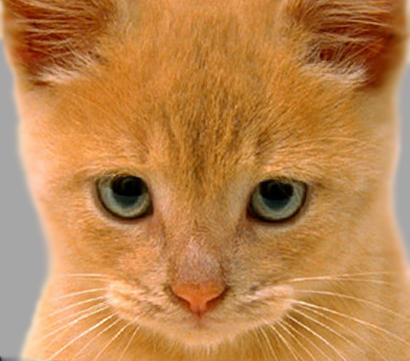
%> input picture data/cat.bmp, 410 x 361 px
$ octave assign01_test_filtering.m   (GNU Octave 9; MATLAB toolbox functions it lacks are replaced by stand-ins)
%> lines starting %> are read from the running program, lines starting %| are printed output that depends on the picture
### code/my_imfilter.m
function output = my_imfilter(image, filter)
% This function is intended to behave like the built in function imfilter()
% See 'help imfilter' or 'help conv2'. While terms like "filtering" and
% "convolution" might be used interchangeably, and they are indeed nearly
% the same thing, there is a difference:
% from 'help filter2'
%    2-D correlation is related to 2-D convolution by a 180 degree rotation
%    of the filter matrix.

% Your function should work for color images. Simply filter each color
% channel independently.

% Your function should work for filters of any width and height
% combination, as long as the width and height are odd (e.g. 1, 7, 9). This
% restriction makes it unambigious which pixel in the filter is the center
% pixel.

% Boundary handling can be tricky. The filter can't be centered on pixels
% at the image boundary without parts of the filter being out of bounds. If
% you look at 'help conv2' and 'help imfilter' you see that they have
% several options to deal with boundaries. You should simply recreate the
% default behavior of imfilter -- pad the input image with zeros, and
% return a filtered image which matches the input resolution. A better
% approach is to mirror the image content over the boundaries for padding.

% % Uncomment if you want to simply call imfilter so you can see the desired
% % behavior. When you write your actual solution, you can't use imfilter,
% % filter2, conv2, etc. Simply loop over all the pixels and do the actual
% % computation. It might be slow.

%output = imfilter(image, filter);

%%%%%%%%%%%%%%%%
% Your code here
%%%%%%%%%%%%%%%%

[image_height, image_width, num_channels] = size(image);
margin_h = (size(filter, 1) - 1) / 2;
margin_v = (size(filter, 2) - 1) / 2;
result = zeros(image_height, image_width, num_channels);

%Loop through each color channel
for channel = 1:num_channels
  % Padded array to handle missing information in image
  padded_image = padarray(image(:, :, channel), [margin_h margin_v]);
  % Calculate dot product of filter and sliding array from image
  % Transpose filter and convert each fw by fh block from the image into a column
  temp = filter(:)' * im2col(padded_image, size(filter), 'sliding');
  % Convert columns back into image and return the result
  result(:,:,channel) = col2im(temp, [1 1], [image_height image_width]);
end

output = result;

### code/assign01_test_filtering.m
% this script has test cases to help you test my_imfilter() which you will
% write. You should verify that you get reasonable output here before using
% your filtering to construct a hybrid image in assign01.m. The outputs are
% all saved and you can include them in your writeup. You can add calls to
% imfilter() if you want to check that my_imfilter() is doing something
% similar.
close all

%% Setup
test_image = im2single(imread('../data/cat.bmp'));
%test_image = imresize(test_image, 0.7, 'bilinear'); %resizing to speed up testing
figure(1)
imshow(test_image)

%% Identify filter
%This filter should do nothing regardless of the padding method you use.
identity_filter = [0 0 0; 0 1 0; 0 0 0];

identity_image  = my_imfilter(test_image, identity_filter);

figure(2); imshow(identity_image);
imwrite(identity_image, 'identity_image.jpg', 'quality', 95);

%% Small blur with a box filter
%This filter should remove some high frequencies
blur_filter = [1 1 1; 1 1 1; 1 1 1];
blur_filter = blur_filter / sum(sum(blur_filter)); %making the filter sum to 1

blur_image = my_imfilter(test_image, blur_filter);

figure(3); imshow(blur_image);
imwrite(blur_image, 'blur_image.jpg', 'quality', 95);

%% Large blur
%This blur would be slow to do directly, so we instead use the fact that
%Gaussian blurs are separable and blur sequentially in each direction.
large_1d_blur_filter = fspecial('Gaussian', [25 1], 10);

large_blur_image = my_imfilter(test_image, large_1d_blur_filter);
%> the loop in my_imfilter (call 3), `for channel = 1:num_channels` made 3 passes
%> pass 1, in my_imfilter (call 3), `padded_image = padarray(image(:, :, channel), [margin_h margin_v]);`:
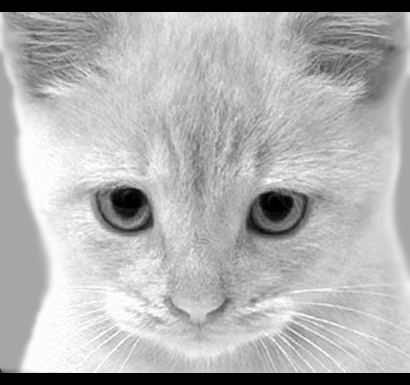
%> padded_image: size 385x410 single; min 0, max 1, mean 0.692
large_blur_image = my_imfilter(large_blur_image, large_1d_blur_filter'); %notice the ' operator which transposes the filter
%> the loop in my_imfilter (call 4), `for channel = 1:num_channels` made 3 passes
%> pass 1, in my_imfilter (call 4), `padded_image = padarray(image(:, :, channel), [margin_h margin_v]);`:
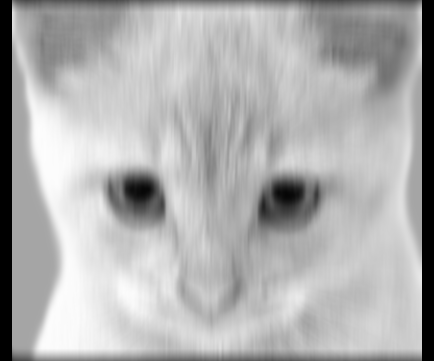
%> padded_image: size 361x434 double; min 0, max 0.993, mean 0.687
%> after the loop in my_imfilter (call 4), `for channel = 1:num_channels`:
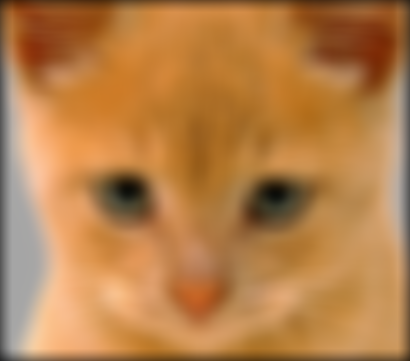
%> result: size 361x410x3 double; mean R, G, B 0.718, 0.503, 0.29

figure(4); imshow(large_blur_image);
imwrite(large_blur_image, 'large_blur_image.jpg', 'quality', 95);

% %If you want to see how slow this would be to do naively, try out this
% %equivalent operation:
% tic %tic and toc run a timer and then print the elapsted time
% large_blur_filter = fspecial('Gaussian', [25 25], 10);
% large_blur_image = my_imfilter(test_image, large_blur_filter);
% toc

%% Oriented filter (Sobel Operator)
sobel_filter = [-1 0 1; -2 0 2; -1 0 1]; %should respond to horizontal gradients

sobel_image = my_imfilter(test_image, sobel_filter);

%0.5 added because the output image is centered around zero otherwise and mostly black
figure(5); imshow(sobel_image + 0.5);
%> after `imshow(sobel_image + 0.5)`:
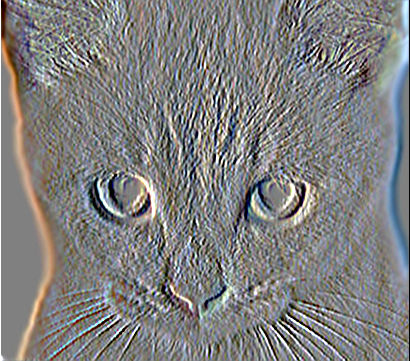
%> displayed picture: size 361x410x3, on the screen's scale of 0 to 255; mean R, G, B 127.9, 127.6, 127.2
imwrite(sobel_image + 0.5, 'sobel_image.jpg', 'quality', 95);


%% High pass filter (Discrete Laplacian)
laplacian_filter = [0 1 0; 1 -4 1; 0 1 0];

laplacian_image = my_imfilter(test_image, laplacian_filter);
%> call 6 of my_imfilter, with filter = [0 1 0; 1 -4 1; 0 1 0]
%> after the loop in my_imfilter (call 6), `for channel = 1:num_channels`:
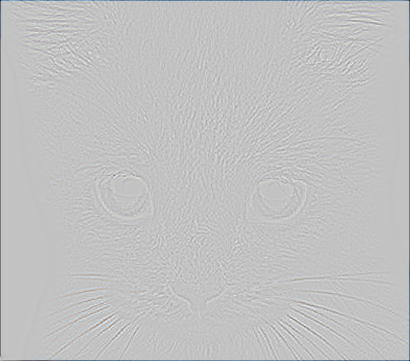
%> result: size 361x410x3 double; mean R, G, B -0.00765, -0.00611, -0.00456; drawn with min black and max white

%0.5 added because the output image is centered around zero otherwise and mostly black
figure(6); imshow(laplacian_image + 0.5);
imwrite(laplacian_image + 0.5, 'laplacian_image.jpg', 'quality', 95);

%% High pass "filter" alternative
high_pass_image = test_image - blur_image; %simply subtract the low frequency content
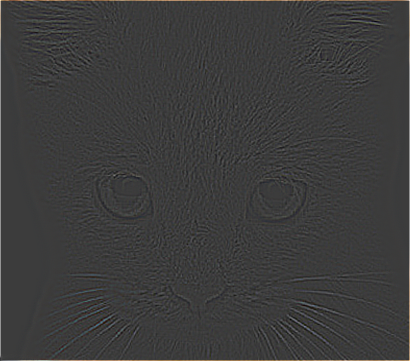
%> high_pass_image: size 361x410x3 single; mean R, G, B 0.00255, 0.00203, 0.00152; drawn with min black and max white

figure(7); imshow(high_pass_image + 0.5);
%> after `imshow(high_pass_image + 0.5)`:
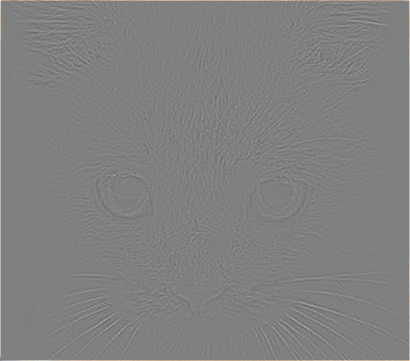
%> displayed picture: size 361x410x3, on the screen's scale of 0 to 255; mean R, G, B 128.1, 128, 127.9
imwrite(high_pass_image + 0.5, 'high_pass_image.jpg', 'quality', 95);

%by James Hays

$ run again, with data/dog.bmp copied over data/cat.bmp
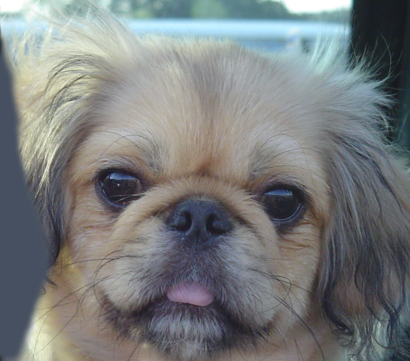
%> input picture data/dog.bmp, 410 x 361 px
%> after the loop in my_imfilter (call 6), `for channel = 1:num_channels`:
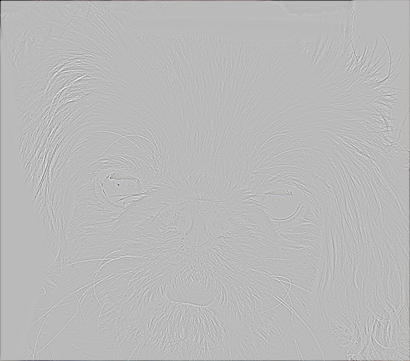
%> result: size 361x410x3 double; mean R, G, B -0.00435, -0.00474, -0.00483; drawn with min black and max white
%> `imshow(high_pass_image + 0.5)`:
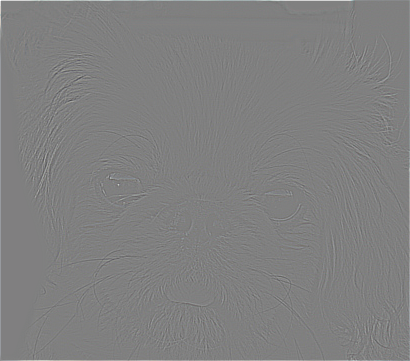
%> displayed picture: size 361x410x3, on the screen's scale of 0 to 255; mean R, G, B 127.9, 127.9, 127.9
